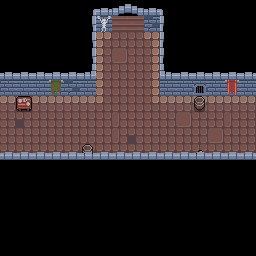

This game map was drawn from its Tiled (.tmx) file and the tilesets committed beside it. A one-line description and the full map source follow:
An orthogonal 16x16 tile map with 16x16 px tiles, 3 tile layers (Background, Midground, Foreground), 2 tilesets and 11 objects (6x Goblin, 4x Torch, Chest).

<map version="1.2" tiledversion="1.3.4" orientation="orthogonal" renderorder="right-down" width="16" height="16" tilewidth="16" tileheight="16" infinite="0" nextlayerid="7" nextobjectid="23">
 <editorsettings>
  <export target="../assets/maps/fork/180/0.json" format="json" />
 </editorsettings>
 <tileset firstgid="1" name="tilemap" tilewidth="16" tileheight="16" tilecount="72" columns="9">
  <image source="../assets/tilemap.png" width="144" height="128" />
 </tileset>
 <tileset firstgid="73" name="sprite" tilewidth="16" tileheight="16" tilecount="252" columns="28">
  <image source="../assets/spritesheet.png" width="448" height="144" />
 </tileset>
 <layer id="2" name="Background" width="16" height="16">
  <data encoding="csv">
0,0,0,0,0,0,0,0,0,0,0,0,0,0,0,0,
0,0,0,0,0,0,43,28,28,52,0,0,0,0,0,0,
0,0,0,0,0,0,16,12,12,18,0,0,0,0,0,0,
0,0,0,0,0,0,25,13,12,27,0,0,0,0,0,0,
0,0,0,0,0,0,25,12,12,27,0,0,0,0,0,0,
44,43,43,43,52,43,25,12,12,27,43,43,53,43,43,43,
17,17,17,17,17,17,34,12,12,36,17,17,17,17,17,17,
12,21,12,12,12,12,12,22,12,12,12,13,12,12,22,12,
12,12,12,12,12,12,12,22,21,12,12,12,12,13,12,12,
12,12,12,12,12,12,12,12,12,12,12,12,12,12,12,12,
0,0,0,0,0,0,0,0,0,0,0,0,0,0,0,0,
0,0,0,0,0,0,0,0,0,0,0,0,0,0,0,0,
0,0,0,0,0,0,0,0,0,0,0,0,0,0,0,0,
0,0,0,0,0,0,0,0,0,0,0,0,0,0,0,0,
0,0,0,0,0,0,0,0,0,0,0,0,0,0,0,0,
0,0,0,0,0,0,0,0,0,0,0,0,0,0,0,0
</data>
 </layer>
 <layer id="3" name="Midground" width="16" height="16">
  <data encoding="csv">
0,0,0,0,0,0,0,0,0,0,0,0,0,0,0,0,
0,0,0,0,0,37,14,0,0,0,37,0,0,0,0,0,
0,0,0,0,0,37,0,0,0,0,37,0,0,0,0,0,
0,0,0,0,0,37,0,0,0,0,37,0,0,0,0,0,
37,37,37,37,37,37,0,0,0,0,37,37,37,37,37,37,
0,0,0,4,0,0,0,0,0,0,0,0,0,0,5,0,
0,15,0,0,0,0,0,0,0,0,0,0,2,0,0,0,
0,0,0,0,0,0,0,0,0,0,0,0,0,0,0,0,
0,0,0,0,0,0,0,0,0,0,0,0,0,0,0,0,
0,0,0,0,0,2,0,0,0,0,0,0,1,0,0,0,
37,37,37,37,37,37,37,37,37,37,37,37,37,37,37,37,
0,0,0,0,0,0,0,0,0,0,0,0,0,0,0,0,
0,0,0,0,0,0,0,0,0,0,0,0,0,0,0,0,
0,0,0,0,0,0,0,0,0,0,0,0,0,0,0,0,
0,0,0,0,0,0,0,0,0,0,0,0,0,0,0,0,
0,0,0,0,0,0,0,0,0,0,0,0,0,0,0,0
</data>
 </layer>
 <objectgroup id="4" name="Sprites">
  <object id="2" name="Goblin" gid="101" x="32.8384" y="141.843" width="16" height="16" />
  <object id="3" name="Goblin" gid="101" x="112.428" y="99.5137" width="16" height="16" />
  <object id="5" name="Goblin" gid="101" x="206.923" y="131.409" width="16" height="16" />
  <object id="6" name="Torch" gid="163" x="160.719" y="92.3596" width="16" height="16" />
  <object id="7" name="Torch" gid="163" x="73.0806" y="95.6386" width="16" height="16" />
  <object id="8" name="Torch" gid="163" x="16.1453" y="95.6386" width="16" height="16" />
  <object id="9" name="Torch" gid="163" x="141.641" y="30.6549" width="16" height="16" />
  <object id="10" name="Chest" gid="107" x="121.669" y="134.688" width="16" height="16" />
  <object id="20" name="Goblin" gid="101" x="119.285" y="61.4551" width="16" height="16" />
  <object id="21" name="Goblin" gid="101" x="70.3978" y="122.564" width="16" height="16" />
  <object id="22" name="Goblin" gid="101" x="163.104" y="138.064" width="16" height="16" />
 </objectgroup>
 <layer id="5" name="Foreground" width="16" height="16">
  <data encoding="csv">
0,0,0,0,0,41,66,62,63,66,40,0,0,0,0,0,
0,0,0,0,0,50,0,0,0,0,49,0,0,0,0,0,
0,0,0,0,0,50,0,0,0,0,49,0,0,0,0,0,
0,0,0,0,0,50,0,0,0,0,49,0,0,0,0,0,
66,66,66,66,66,69,0,0,0,0,65,66,66,66,66,66,
0,0,0,0,0,0,0,0,0,0,0,0,0,0,0,0,
0,0,0,0,0,0,0,0,0,0,0,0,0,0,0,0,
0,0,0,0,0,0,0,0,0,0,0,0,0,0,0,0,
0,0,0,0,0,0,0,0,0,0,0,0,0,0,0,0,
66,66,66,66,66,66,66,66,66,66,66,66,66,66,66,66,
0,0,0,0,0,0,0,0,0,0,0,0,0,0,0,0,
0,0,0,0,0,0,0,0,0,0,0,0,0,0,0,0,
0,0,0,0,0,0,0,0,0,0,0,0,0,0,0,0,
0,0,0,0,0,0,0,0,0,0,0,0,0,0,0,0,
0,0,0,0,0,0,0,0,0,0,0,0,0,0,0,0,
0,0,0,0,0,0,0,0,0,0,0,0,0,0,0,0
</data>
 </layer>
</map>
